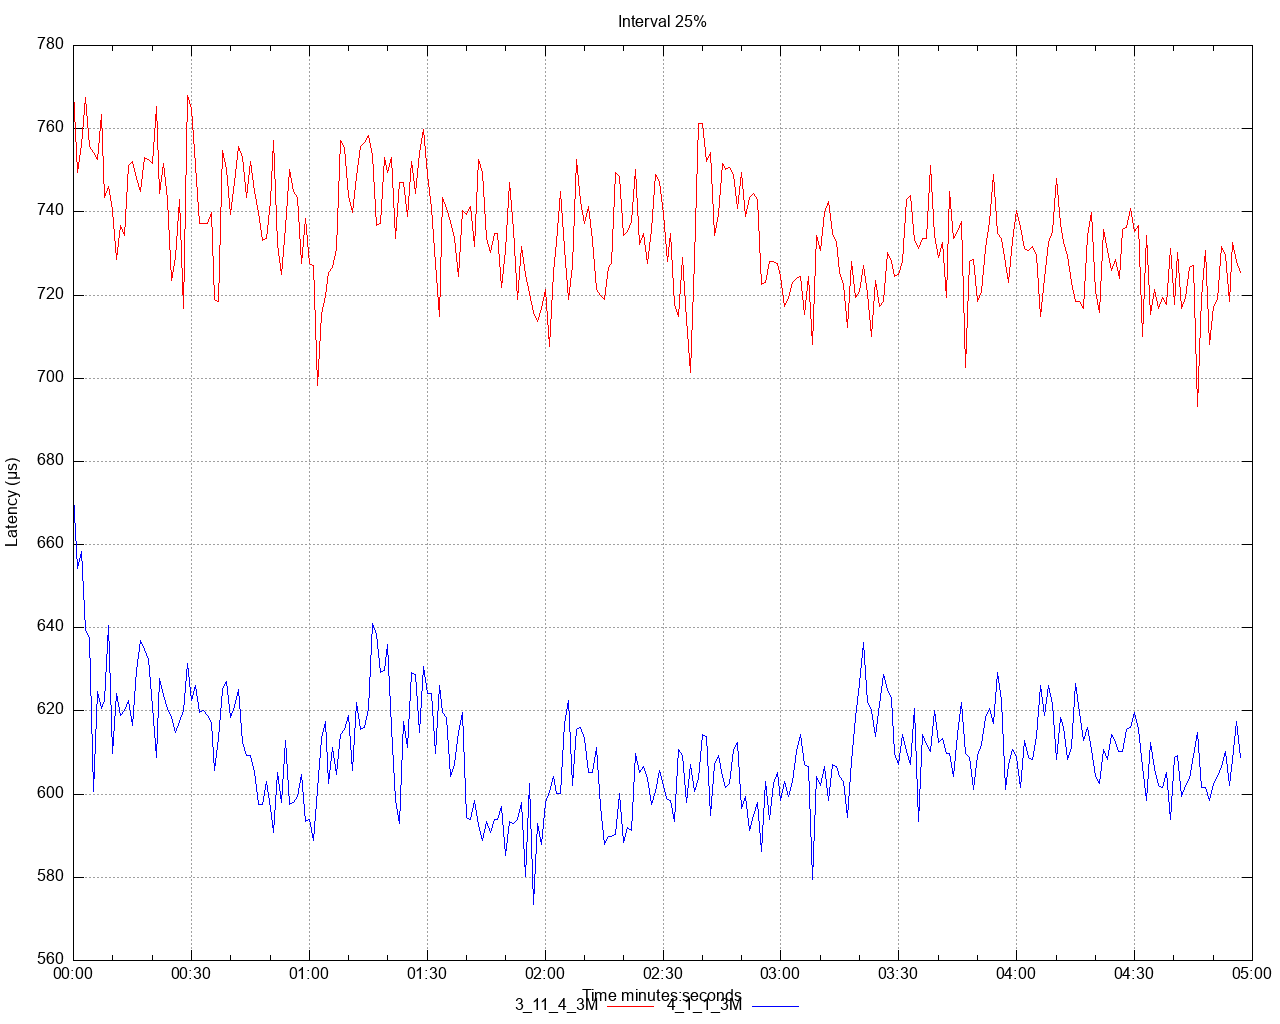

Source code (gnuplot):
set title 'Interval 25%' noenhanced
set style data lines
set datafile separator ","
set terminal png size 1280,1024
set grid
set key below
set xdata time
set timefmt "%s"
offset = 0
t0(x)=(offset=($0==0) ? x : offset, x - offset)
set xlabel 'Time minutes:seconds'
set ylabel 'Latency (μs)'
set output '/Users/ahmet.mircik/simulator/tests/report_3M_rate_limit_fixed_io_3_11/latency/latency_interval_25_set.png'
plot \
   '/Users/ahmet.mircik/simulator/tests/report_3M_rate_limit_fixed_io_3_11/data/latency_interval_25_set_1.data' using (t0(timecolumn(1))):2 title "3_11_4_3M" noenhanced lt rgb "red", \
   '/Users/ahmet.mircik/simulator/tests/report_3M_rate_limit_fixed_io_3_11/data/latency_interval_25_set_2.data' using (t0(timecolumn(1))):2 title "4_1_1_3M_fixed_io" noenhanced lt rgb "blue", \
